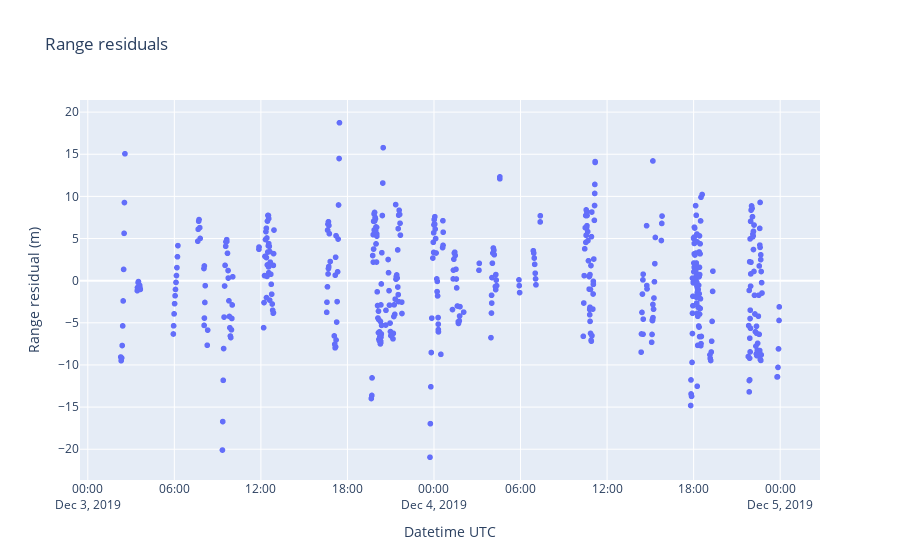

The cell this chart's notebook holds for it:
### Markdown cell above
Plotting range residuals

### Code cell
import plotly.graph_objs as go

trace = go.Scattergl(
    x=range_residuals.index, y=range_residuals['range'],
    mode='markers',
    name='Range'
)

data = [trace]

layout = go.Layout(
    title = 'Range residuals',
    xaxis = dict(
        title = 'Datetime UTC'
    ),
    yaxis = dict(
        title = 'Range residual (m)'
    )
)

fig = dict(data=data, layout=layout)

pio.show(fig)

### Figure 1 — Plotly figure (JSON) as saved in the notebook; plotly's stock layout.template omitted (floating-point values rounded to 4 significant figures; data arrays with more than 128 entries replaced by an {"elided": "..."} marker saying what was removed)
{"data": [{"mode": "markers", "name": "Range", "type": "scattergl", "x": {"elided": "500 str values"}, "y": {"elided": "500 float values"}}], "layout": {"title": {"text": "Range residuals"}, "xaxis": {"title": {"text": "Datetime UTC"}}, "yaxis": {"title": {"text": "Range residual (m)"}}}}
